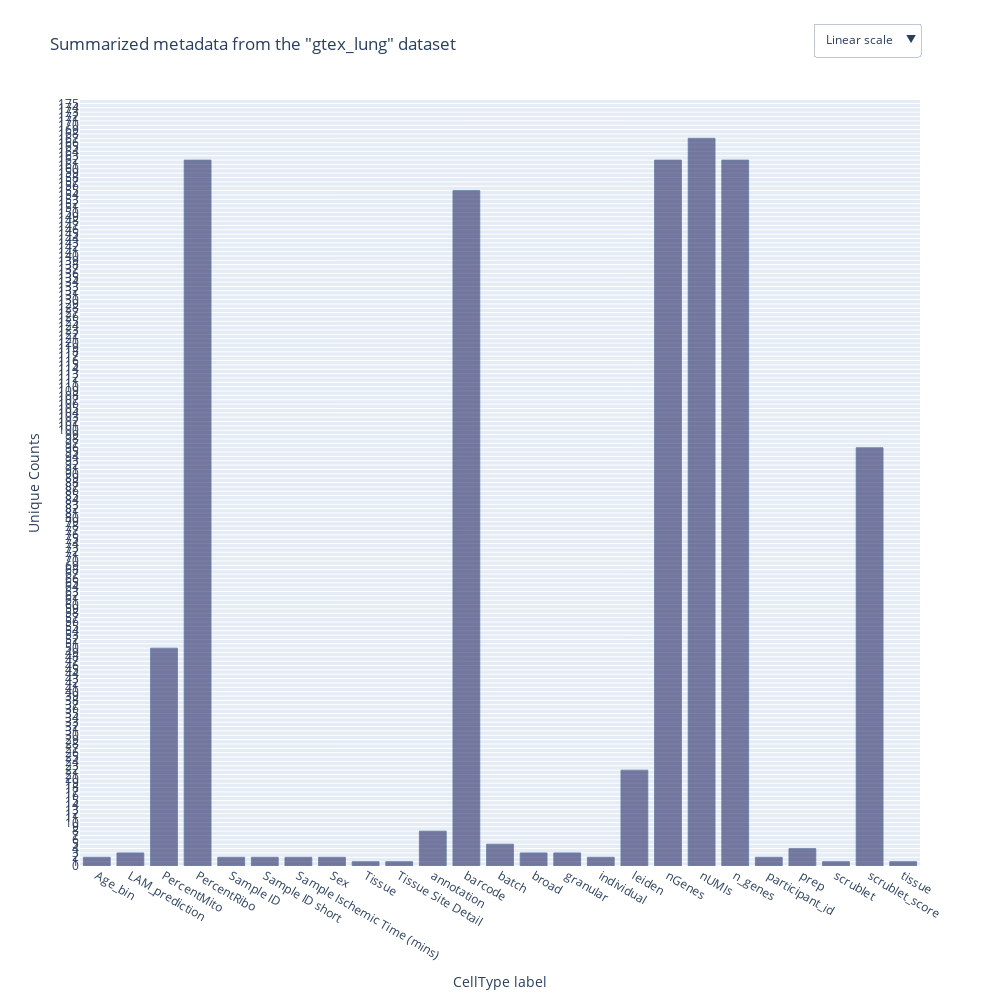

This figure's notebook cell:
### Markdown cell above
# Quick overview of dataset we choose

### Code cell
import plotly.graph_objects as go, plotly.express as px
import scanpy as sc, pandas as pd, numpy as np



def get_unq_vals_as_str(x, verbose=False):
    res = '<br>'
    try:
        allvals = sorted(list(set(x)))
        if verbose:  print(allvals)
        res += '<br>'.join([str(v) for v in allvals])
    except Exception as e:
        if verbose:  print(f'Error: {e}')
        res += '## Error parsing values ##'
    return res


def create_summary_obs(adata, max_unique=50, verbose=False):
    """Create a summary dataframe containing all unique sorted values along with counts for the `obs` dataframe in the AnnData object.

    Args:
        adata (AnnData): Input AnnData object containing an `obs` dataframe that we can summarize and view.
        max_unique (int, optional): Threshold upto which we show all values on the interactive plot. Defaults to 50.
        verbose (bool, optional): Flag to indicate logging in verbose mode. Defaults to False.

    Returns:
        pd.DataFrame: Summarized `obs` dataframe.
    """
    if verbose:  print(f'Getting unique values per columns in the obs-dataframe.')
    unique_vals_per_col_df = pd.DataFrame(adata.obs.nunique()).reset_index()
    unique_vals_per_col_df.columns = ['colname','nunique']

    if verbose:  print(f'Filtering out columns that have more than {max_unique} values.')
    cols_to_view_in_detail = unique_vals_per_col_df.loc[unique_vals_per_col_df['nunique'] < max_unique , 'colname'].tolist()

    if verbose:  print(f'Pulling all values for columns that have less than {max_unique} values.')
    details_subset_df = pd.DataFrame(adata.obs.loc[:, cols_to_view_in_detail].apply( get_unq_vals_as_str ).T).reset_index()
    details_subset_df.columns = ['colname', 'unique']

    if verbose:  print(f'Creating the final merged dataframe containing all unique sorted values along with counts.')
    summary_obs_df = pd.merge(left=unique_vals_per_col_df, right=details_subset_df, how='left', on='colname')

    return summary_obs_df



def plot_obs_barchart(adata, max_unique=50, dataset_name='Dummy', verbose=False):
    """Create a summary dataframe and plot a barchart to show general distribution of metadata available in the AnnData object.

    Args:
        adata (AnnData): Input AnnData object containing an `obs` dataframe that we can summarize and view.
        max_unique (int, optional): Threshold upto which we show all values on the interactive plot. Defaults to 50.
        dataset_name (str, optional): Textual name for the input AnnData dataset. Defaults to 'Dummy'.
        verbose (bool, optional): Flag to indicate logging in verbose mode. Defaults to False.

    Returns:
        plotly.Figure: A figure that we can plot later using `fig.show()`
    """
    summary_obs_df = create_summary_obs(adata, max_unique=max_unique, verbose=verbose)
    fig = go.Figure([
        go.Bar(
            x=summary_obs_df['colname'], 
            y=summary_obs_df['nunique'], 
            name='Counts for all metadata within AnnData.Obs',
            marker_color='rgb(39, 43, 102)', 
            marker_line_color='rgb(8,48,107)',
            hovertext=summary_obs_df['unique'].fillna('## Too many values ##'),
            hovertemplate=\
                    'Column: %{x}' + \
                        '<br>Unique-%{y}' + \
                            '<br>%{hovertext}',
            marker_line_width=.8,
            opacity=0.6
        )
    ])

    fig.update_layout(
        yaxis={'title':'Unique Counts'},
        xaxis={'title':'CellType label', 'categoryorder':'category ascending'}, 
        title=f'Summarized metadata from the "{dataset_name}" dataset',
        width=1000,
        height=1000,
        updatemenus=[
                dict(
                    buttons=list([
                        dict(
                            args=[{'yaxis.type': 'linear'}],
                            label='Linear scale',
                            method='relayout'
                        ),
                        dict(
                            args=[{'yaxis.type': 'log'}],
                            label='Log Scale',
                            method='relayout'
                        )
                    ]),
                    direction='down',
                    showactive=True,
                    x=1.,
                    y=1.1
                )
            ]
        )

    fig.update_yaxes(tick0=0, dtick=1)
    if verbose:  fig.show()
    return fig



def plot_obs_treemap(adata, max_unique=50, dataset_name='Dummy', verbose=False):
    """Create a summary dataframe and plot a treemap to show general distribution of metadata available in the AnnData object.

    Args:
        adata (AnnData): Input AnnData object containing an `obs` dataframe that we can summarize and view.
        max_unique (int, optional): Threshold upto which we show all values on the interactive plot. Defaults to 50.
        dataset_name (str, optional): Textual name for the input AnnData dataset. Defaults to 'Dummy'.
        verbose (bool, optional): Flag to indicate logging in verbose mode. Defaults to False.

    Returns:
        plotly.Figure: A figure that we can plot later using `fig.show()`
    """
    summary_obs_df = create_summary_obs(adata, max_unique=max_unique, verbose=verbose)
    summary_obs_df.loc[:, 'nunique_log'] = np.log(summary_obs_df.loc[:, 'nunique'])
    
    
    fig = px.treemap(
        summary_obs_df, 
        path=['colname'], 
        values='nunique',
        color='colname',
        hover_data={'nunique': True, 'unique' : True},
        hover_name='colname'
    )
    fig.update_layout(
        margin = dict(t=50, l=25, r=25, b=25),
        yaxis={'title':'Unique Counts'},
        xaxis={'title':'CellType label', 'categoryorder':'category ascending'}, 
        title=f'Summarized metadata from the "{dataset_name}" dataset',
        width=800,
        height=800
    )

    fig.update_traces(marker={'colorscale':'viridis'})
    if verbose:  fig.show()
    return fig




ANNDATA_FOLDER = 'datasets'
QUERY_DATASET_NAME = 'gtex_lung'
ABS_FILE_PATH = f'{ANNDATA_FOLDER}/{QUERY_DATASET_NAME}/{QUERY_DATASET_NAME}.h5ad'

# "LCA.h5ad" file contains existing annotations using a human-in-the-loop strategy by the authors 
query_adata = sc.read_h5ad(ABS_FILE_PATH)

fig = plot_obs_barchart(query_adata, max_unique=30, dataset_name=QUERY_DATASET_NAME)
fig.show()

### Figure 1 — Plotly figure (JSON) as saved in the notebook; plotly's stock layout.template omitted (floating-point values rounded to 4 significant figures)
{"data": [{"hovertemplate": "Column: %{x}<br>Unique-%{y}<br>%{hovertext}", "hovertext": ["## Too many values ##", "<br>skin", "<br>CST<br>EZ<br>NST<br>TST", "<br>01<br>03", "## Too many values ##", "## Too many values ##", "## Too many values ##", "## Too many values ##", "<br>21-40<br>51-60", "<br>Female<br>Male", "<br>GTEX-15EOM-5003-SM-G64IH<br>GTEX-1HSMQ-5007-SM-GKSJG", "<br>GTEX-15EOM<br>GTEX-1HSMQ", "<br>GTEX-15EOM-5003<br>GTEX-1HSMQ-5007", "<br>186<br>375", "<br>Skin - Sun Exposed (Lower leg)", "<br>False", "## Too many values ##", "## Too many values ##", "<br>85<br>86<br>87<br>91<br>92", "<br>DC1<br>DC2<br>LAM-like<br>Langerhans<br>Mature DC<br>Mo/MΦ FCGR3A lo<br>MΦ LYVE1 hi<br>Proliferating MΦ", "<br>## Error parsing values ##", "<br>## Error parsing values ##", "<br>10<br>13<br>14<br>15<br>16<br>17<br>18<br>19<br>2<br>20<br>24<br>28<br>29<br>30<br>34<br>38<br>39<br>4<br>6<br>7<br>8<br>9", "<br>Skin", "<br>LAM<br>Mac<br>non-mac"], "marker": {"color": "rgb(39, 43, 102)", "line": {"color": "rgb(8,48,107)", "width": 0.8}}, "name": "Counts for all metadata within AnnData.Obs", "opacity": 0.6, "type": "bar", "x": ["n_genes", "tissue", "prep", "individual", "nGenes", "nUMIs", "PercentMito", "PercentRibo", "Age_bin", "Sex", "Sample ID", "participant_id", "Sample ID short", "Sample Ischemic Time (mins)", "Tissue Site Detail", "scrublet", "scrublet_score", "barcode", "batch", "annotation", "broad", "granular", "leiden", "Tissue", "LAM_prediction"], "y": [162, 1, 4, 2, 162, 167, 50, 162, 2, 2, 2, 2, 2, 2, 1, 1, 96, 155, 5, 8, 3, 3, 22, 1, 3]}], "layout": {"height": 1000, "title": {"text": "Summarized metadata from the \"gtex_lung\" dataset"}, "updatemenus": [{"buttons": [{"args": [{"yaxis.type": "linear"}], "label": "Linear scale", "method": "relayout"}, {"args": [{"yaxis.type": "log"}], "label": "Log Scale", "method": "relayout"}], "direction": "down", "showactive": true, "x": 1, "y": 1.1}], "width": 1000, "xaxis": {"categoryorder": "category ascending", "title": {"text": "CellType label"}}, "yaxis": {"dtick": 1, "tick0": 0, "title": {"text": "Unique Counts"}}}}
